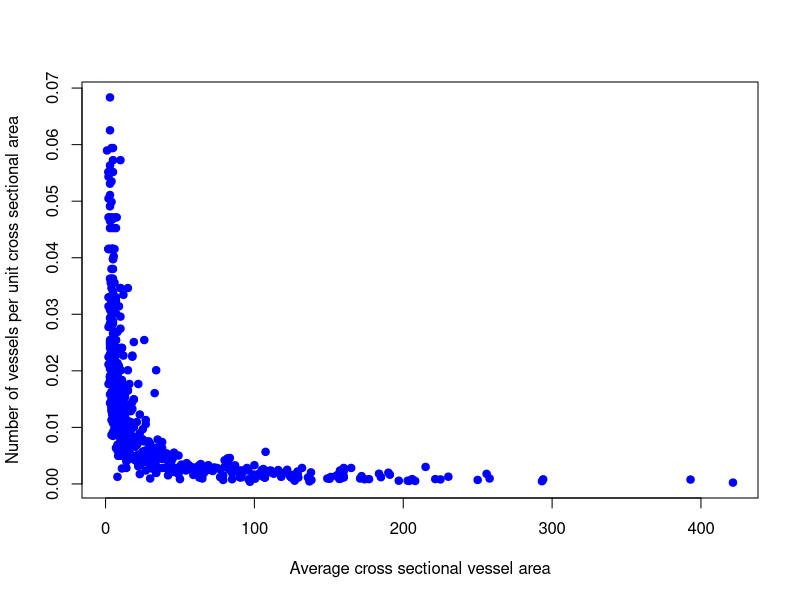
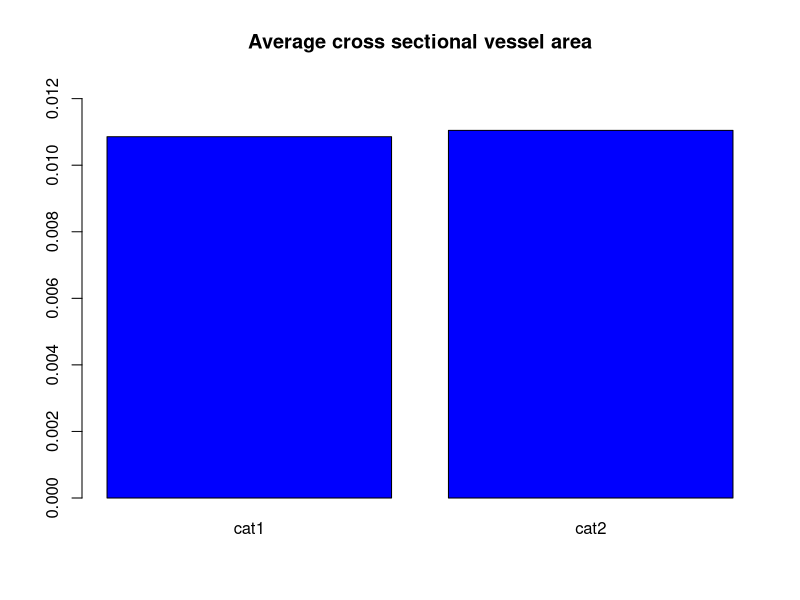

Write R code to recreate these figures, in order.
## ---- chunk 1
data1 <- read.csv(file = "woods_jake.csv")
## ---- chunk 2
head(data1)
## ---- chunk 3
head(data1)
## ---- chunk 4
names(data1)
## ---- chunk 5
data1$A.mm
## ---- chunk 6
plot(data1$N.mm,data1$A.mm, pch = 19, xlab = "Average cross sectional vessel area", ylab = "Number of vessels per unit cross sectional area", col="blue")
## ---- chunk 7
cat1 <-data1[0:10,0:3]
head(cat1)
## ---- chunk 8
cat2 <- data1[11:20,0:3]
head(cat2)
## ---- chunk 9
mean1 <- mean(cat1[,3])
mean2 <- mean(cat2[,3])

sd1 <- sd(cat1[,3])
sd2 <- sd(cat2[,3])
## ---- chunk 10
barplot(c(mean1,mean2), names.arg = c('cat1','cat2'), main ="Average cross sectional vessel area", ylim = c(0,0.0125), col = c('blue','blue'))
## ---- chunk 11
t.test(cat1[,3], cat2[,3], alternative = 'two.sided',paired = TRUE)
